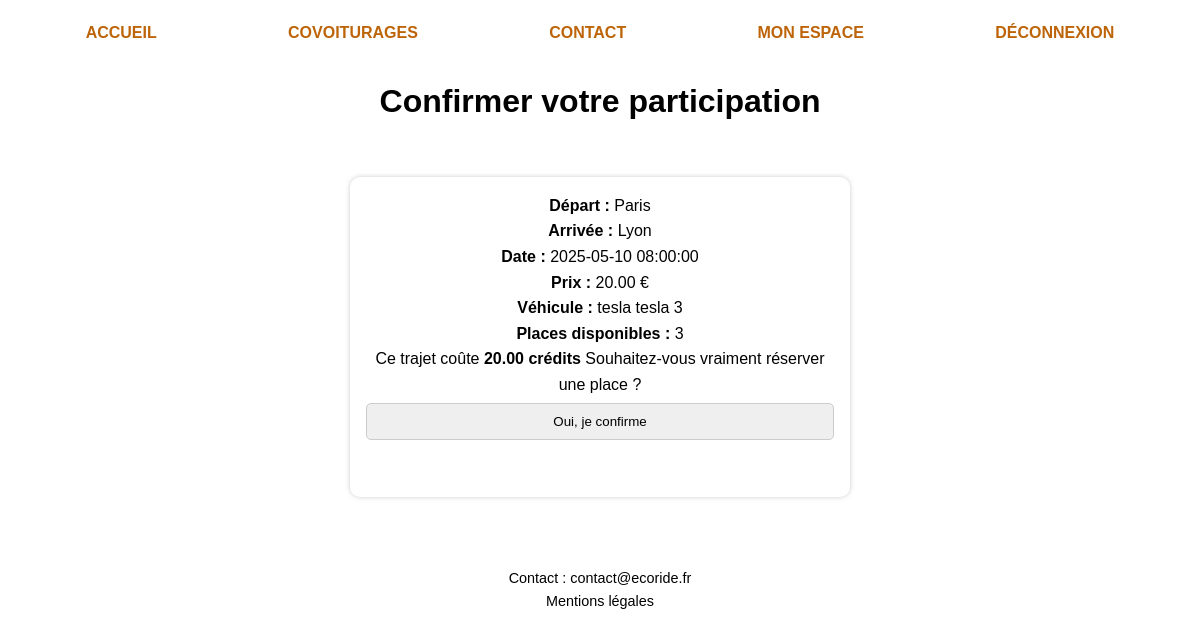
/pages/participate.php?ride_id=1 (signed in), run on the app's committed database.
### tables this page shows
CREATE TABLE rides (
    id INT AUTO_INCREMENT PRIMARY KEY,
    user_id INT NOT NULL,
    vehicle_id INT NOT NULL,
    depart VARCHAR(100) NOT NULL,
    arrivee VARCHAR(100) NOT NULL,
    date_depart DATETIME NOT NULL,
    date_arrivee DATETIME NOT NULL,
    prix DECIMAL(5,2) NOT NULL,
    places INT NOT NULL,
    ecologique TINYINT(1) DEFAULT 0,
    statut VARCHAR(20) DEFAULT 'en attente',
    FOREIGN KEY (user_id) REFERENCES users(id) ON DELETE CASCADE,
    FOREIGN KEY (vehicle_id) REFERENCES vehicles(id) ON DELETE CASCADE
);

CREATE TABLE vehicles (
    id INT AUTO_INCREMENT PRIMARY KEY,
    user_id INT NOT NULL,
    plaque VARCHAR(20) NOT NULL,
    modele VARCHAR(100) NOT NULL,
    couleur VARCHAR(50),
    marque VARCHAR(100),
    energie VARCHAR(20),
    created_at DATETIME DEFAULT CURRENT_TIMESTAMP,
    FOREIGN KEY (user_id) REFERENCES users(id) ON DELETE CASCADE
);

### pages/participate.php (the view, shortened to what this page needs)
<?php
require_once('../models/db.php');
$ride_id = $_GET['ride_id'] ?? null;
$sql = "SELECT rides.*, vehicles.marque, vehicles.modele
        FROM rides
        INNER JOIN vehicles ON rides.vehicle_id = vehicles.id
        WHERE rides.id = :ride_id";
$stmt = $pdo->prepare($sql);
$stmt->execute([':ride_id' => $ride_id]);
$ride = $stmt->fetch();
?>
<!DOCTYPE html>
<html lang="fr">
<head>
    <link rel="stylesheet" href="../Assets/css/style.css">
</head>
<body>
<?php include('../includes/nav.php'); ?>
<header>
    <h1>Confirmer votre participation</h1>
</header>
<main>
    <section class="form-section">
        <p><strong>Départ :</strong> <?= htmlspecialchars($ride['depart']) ?></p>
        <p><strong>Arrivée :</strong> <?= htmlspecialchars($ride['arrivee']) ?></p>
        <p><strong>Date :</strong> <?= htmlspecialchars($ride['date_depart']) ?></p>
        <p><strong>Prix :</strong> <?= htmlspecialchars($ride['prix']) ?> €</p>
        <p><strong>Véhicule :</strong> <?= htmlspecialchars($ride['marque']) ?> <?= htmlspecialchars($ride['modele']) ?></p>
        <p><strong>Places disponibles :</strong> <?= htmlspecialchars($ride['places']) ?></p>
        <form method="post">
            <p>Ce trajet coûte <strong><?= $ride['prix'] ?> crédits</strong> Souhaitez-vous vraiment réserver une place ?</p>
            <button type="submit" name="confirm"> Oui, je confirme</button>
            <a href="details.php?ride_id=<?= $ride_id ?>" class="btn-blue"> Non, annuler</a>
        </form>
    </section>
</main>
<?php include('../includes/footer.php'); ?>
</body>
</html>

### Assets/css/style.css (style rules this page uses)
* { margin: 0; padding: 0; box-sizing: border-box; }
body { font-family: Arial, sans-serif; background-color: var(--jaune-clair); color: var(--bleu-sombre); line-height: 1.6; padding: 20px; }
header { text-align: center; background-color: var(--vert-olive); color: var(--texte-sombre); padding: 30px 10px; margin-bottom: 20px; border-bottom: 2px solid var(--olive-pastel); }
section { margin: 30px auto; max-width: 700px; text-align: center; background-color:var(--orange-vif); padding: 20px; border-radius: 10px; box-shadow: 0 0 5px #ccc; }
form input, form select, form textarea, form button { width: 100%; padding: 10px; margin-top: 5px; border-radius: 5px; border: 1px solid #ccc; }
a { text-decoration: none; }
.btn-green, .btn-blue, .admin-button { display: inline-block; padding: 8px 12px; color: wheat; text-decoration: none; border-radius: 5px; }
.btn-blue { background-color: var(--bleu-moyen); }
.form-section { max-width: 500px; margin: auto; padding: 1rem; }
.btn-blue,.btn-blue:visited { color: white; text-decoration: underline; }

### data on the page
rides: depart "Paris", arrivee "Lyon", date_depart "2025-05-10 08:00:00", prix "20.00", vehicle.marque "tesla", vehicle.modele "tesla 3", places "3"
